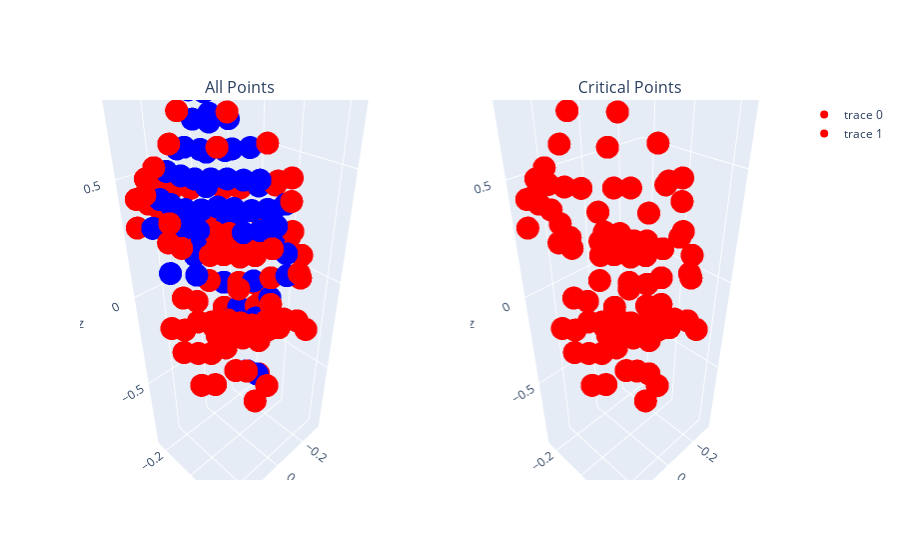

Notebook source saved alongside this figure:
### Code cell
plot_crit_points_from_file(model, 'data/sweeps/PEDESTRIAN/11.txt', 200)

### Figure 1 — Plotly figure (JSON) as saved in the notebook; plotly's stock layout.template omitted (floating-point values rounded to 4 significant figures; data arrays with more than 128 entries replaced by an {"elided": "..."} marker saying what was removed)
{"data": [{"line": {"color": "rgba(0,0,0,0)"}, "marker": {"color": {"elided": "200 str values"}}, "scene": "scene", "type": "scatter3d", "x": {"elided": "200 float values"}, "y": {"elided": "200 float values"}, "z": {"elided": "200 float values"}}, {"line": {"color": "rgba(0,0,0,0)"}, "marker": {"color": "red"}, "scene": "scene2", "type": "scatter3d", "x": {"elided": "138 float values"}, "y": {"elided": "138 float values"}, "z": {"elided": "138 float values"}}], "layout": {"annotations": [{"font": {"size": 16}, "showarrow": false, "text": "All Points", "x": 0.225, "xanchor": "center", "xref": "paper", "y": 1, "yanchor": "bottom", "yref": "paper"}, {"font": {"size": 16}, "showarrow": false, "text": "Critical Points", "x": 0.775, "xanchor": "center", "xref": "paper", "y": 1, "yanchor": "bottom", "yref": "paper"}], "scene": {"domain": {"x": [0, 0.45], "y": [0, 1]}}, "scene2": {"domain": {"x": [0.55, 1], "y": [0, 1]}}}}
